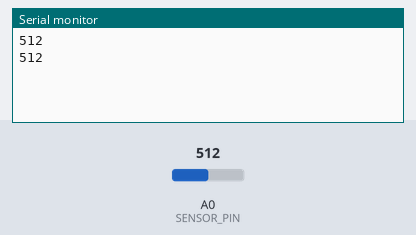
A sketch run on a simulated Arduino Uno, built with avr-gcc and run on an emulated ATmega328P. On the bench: the last lines printed to the serial monitor. Inputs (shaded band) come from the test bench; at power-on: A0 (SENSOR_PIN) = 512.

Above: at 1.8 s.
1.9 s: A0 (SENSOR_PIN) set to 716
At 2.8 s:
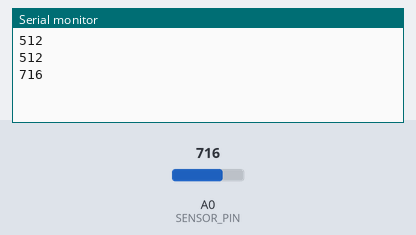
3.4 s: A0 (SENSOR_PIN) set to 900
At 4.5 s:
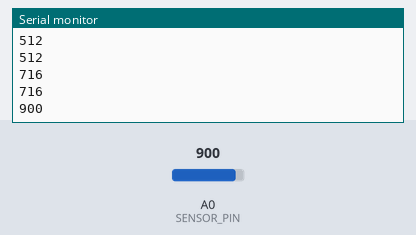
Timing chart, 0 to 6.4 s (numbered marks = the images above; inputs shaded):
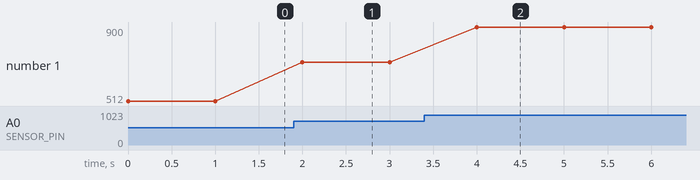

Measured:
- after the input at 1.9 s, the serial monitor: prints a new line after 0.10 s (image 1)
- after the input at 3.4 s, the serial monitor: prints a new line after 0.60 s (image 2)
- plotted number 1: 512 → 716 after the input at 1.9 s, 716 → 900 after the input at 3.4 s

The sketch:

main.ino
```cpp
// main.ino
#include "config.h"

// schelet de firmware pentru nodul de achiziție
void setup() {
    Serial.begin(SERIAL_BAUD); // inițializăm portul serial
}

void loop() {
    int raw = analogRead(SENSOR_PIN); // citim valoarea brută a ADC (0..1023)
    Serial.println(raw);              // o trimitem spre calculator
    delay(SAMPLE_PERIOD_MS);          // așteptăm până la următoarea măsurare
}
```

main.cpp
```cpp
float convertAdcToVoltage(int rawAdc) { return (rawAdc * 5.0f) / 1023.0f; }
```

config.h
```cpp
// config.h
#ifndef CONFIG_H
#define CONFIG_H
#define LED_PIN 13 // LED de stare
#define BUTTON_PIN 2 // buton de pornire/oprire achiziție

#define SENSOR_PIN A0 // intrarea analogică a senzorului
#define SAMPLE_PERIOD_MS 1000 // compromis: 1 s (consum redus, dinamică suficientă)
#define SERIAL_BAUD 19200 // viteza portului serial

#endif
```
